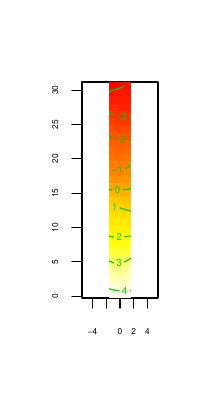

Write R code to recreate this figure.
# plot the vis.gam in the transformed domain
library(soap)
fsb <- list(fs.boundary())

# create the grid
m<-100;n<-50
xm <- seq(-1,3.5,length=m);yn<-seq(-1,1,length=n)
xx <- rep(xm,n);yy<-rep(yn,rep(m,n))

## truth
tru <- fs.test(xx,yy) 

# read in the predicition grid from matlab
predback.real<-read.csv("../../matlab/preal.csv",header=F)
predback.imag<-read.csv("../../matlab/pimag.csv",header=F)
prediction.grid<-data.frame(v=predback.real[[1]],w=predback.imag[[1]])


# bit of faffing with titles
names(fsb[[1]]) <- c("x","y") ## correct boundary names
insiders<-inSide(fsb,x=xx,y=yy)
names(fsb[[1]]) <- c("v","w") ## correct boundary names

### create the knots for the p-spline
# they need to be wider than the data so that we can do prediction over the
# whole grid.
knots.sc<-list(v=seq(min(prediction.grid$v),max(prediction.grid$v)
               ,length.out=4),w=seq(min(prediction.grid$w),
               max(prediction.grid$w),length.out=8))

v.spacing<-abs(knots.sc$v[2]-knots.sc$v[1])
w.spacing<-abs(knots.sc$w[2]-knots.sc$w[1])
   
knots.sc$v<-unique(sort(c(seq(from=min(knots.sc$v),by=-v.spacing,length.out=4) ,
               knots.sc$v,seq(from=max(knots.sc$v),by=v.spacing,length.out=4))))
knots.sc$w<-unique(sort(c(seq(from=min(knots.sc$w),by=-w.spacing,length.out=4) ,
               knots.sc$w,seq(from=max(knots.sc$w),by=w.spacing,length.out=4))))


# load the original data set
orig.data<-read.csv("ramsey-1.csv",header=T)


# load the mapped data set
mapped.data<-read.csv("ramsey-mapped-1.csv",header=F)
# add in the y column
mapped.data<-cbind(orig.data[[1]],mapped.data)
# correct titles
names(mapped.data) <- c("y","v","w")

# fit with sc using the p-spline basis
# ie. m[1]
pspline.order<-2
b.mapped<-gam(y~te(v,w,bs="ps",m=pspline.order,k=c(6,10)),data=mapped.data,knots=knots.sc)

# thin plate too
b.tp.mapped<-gam(y~s(v,w),data=mapped.data)

pdf("hsvisgam.pdf",3,4)

par(mfrow=c(1,2))

# plot the fit on the transformed domain
vis.gam(b.mapped,main="",plot.type="contour",ylab="",xlab="",asp=1,cex.axis=0.3)
vis.gam(b.tp.mapped,main="",plot.type="contour",ylab="",xlab="",asp=1,cex.axis=0.3)
dev.off()


